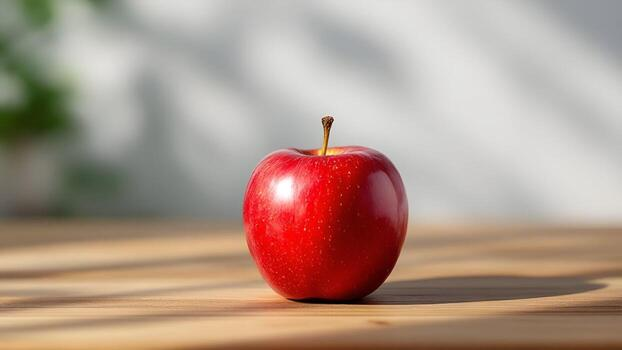
#> input picture Task_9/1.jpg, 622 x 350 px
$ python Task_9.py
#> lines starting #> are read from the running program, lines starting #| are printed output that depends on the picture; after the words box and inside, x2 and y2 are one past the last pixel; in counts of white or black regions, pixels touching at a corner belong together
import cv2
import matplotlib.pyplot as plt
import numpy as np


K_NOISE_SIZE = (5, 5)
K_HOLE_SIZE = (11, 11)
IMAGE_PATH = "1.jpg"


def validate(mask_img, stage_name):

    total_pixels = mask_img.size
    white_pixels = cv2.countNonZero(mask_img)
    coverage = (white_pixels / total_pixels) * 100

    contours, _ = cv2.findContours(
        mask_img, cv2.RETR_EXTERNAL, cv2.CHAIN_APPROX_SIMPLE
    )
    num_regions = len(contours)

    print(f"[{stage_name:20s}] White Px: {white_pixels:6d} | Coverage: {coverage:5.1f}% | Regions: {num_regions}")
    return num_regions


def run_part_a():
    img = cv2.imread(IMAGE_PATH)
#> img is the input picture: shape (350, 622, 3); mean B, G, R 137.9, 151.7, 175.4
    gray = cv2.cvtColor(img, cv2.COLOR_BGR2GRAY)
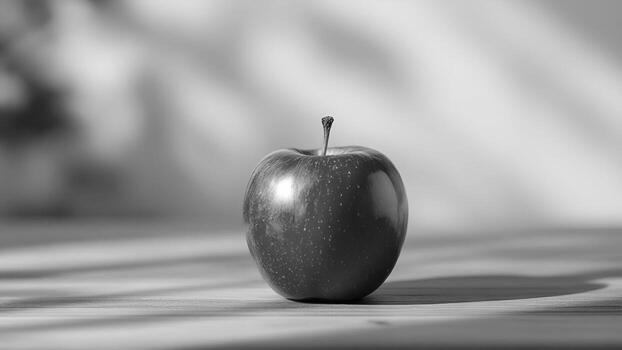
#> gray: shape (350, 622); min 1, max 255, mean 157.2


    _, mask = cv2.threshold(gray, 0, 255, cv2.THRESH_BINARY_INV + cv2.THRESH_OTSU)
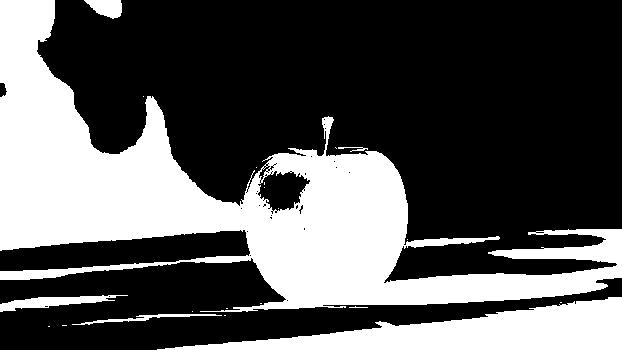
#> mask: shape (350, 622); 33.9% white; 21 white regions (14 under 20 px), largest, box (x1, y1, x2, y2) and area: (0, 0, 622, 312) 60447, (157, 297, 622, 350) 11523, (0, 295, 128, 312) 925

    rect_kernel = cv2.getStructuringElement(cv2.MORPH_RECT, (3, 3))
    ellipse_kernel = cv2.getStructuringElement(cv2.MORPH_ELLIPSE, (5, 5))

    rect_ops = [
        cv2.erode(mask, rect_kernel),
        cv2.dilate(mask, rect_kernel),
        cv2.morphologyEx(mask, cv2.MORPH_OPEN, rect_kernel),
        cv2.morphologyEx(mask, cv2.MORPH_CLOSE, rect_kernel)
    ]

    ellipse_ops = [
        cv2.erode(mask, ellipse_kernel),
        cv2.dilate(mask, ellipse_kernel),
        cv2.morphologyEx(mask, cv2.MORPH_OPEN, ellipse_kernel),
        cv2.morphologyEx(mask, cv2.MORPH_CLOSE, ellipse_kernel)
    ]

    fig, axes = plt.subplots(2, 4, figsize=(16, 8))
    op_names = ["Erosion", "Dilation", "Opening", "Closing"]

    for col in range(4):
        axes[0, col].imshow(rect_ops[col], cmap="gray")
        axes[0, col].set_title(f"3x3 RECT | {op_names[col]}")
        axes[0, col].axis("off")

        axes[1, col].imshow(ellipse_ops[col], cmap="gray")
        axes[1, col].set_title(f"5x5 ELLIPSE | {op_names[col]}")
        axes[1, col].axis("off")

    plt.tight_layout()
    plt.savefig("part_a_morph_grid.png", dpi=150)
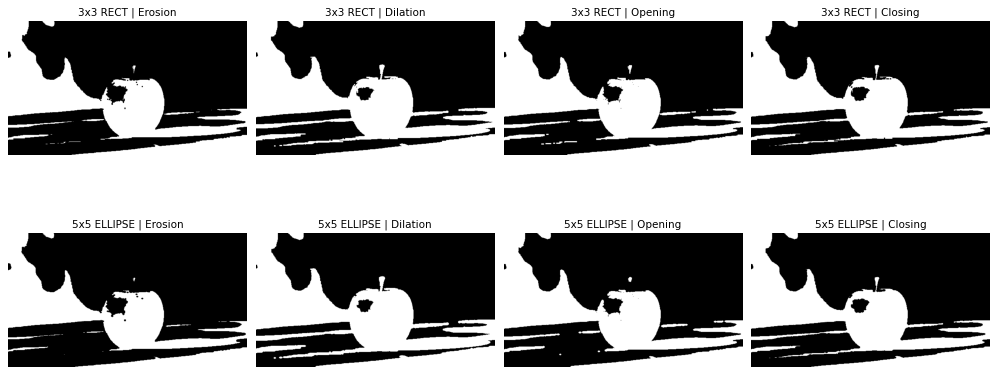
#> figure drawn by matplotlib, 8 panels
    plt.show()

    gradient = cv2.morphologyEx(mask, cv2.MORPH_GRADIENT, rect_kernel)
#> gradient: shape (350, 622); 5.2% white in thin lines or dots
    overlay = img.copy()
    overlay[gradient > 0] = [0, 255, 0]
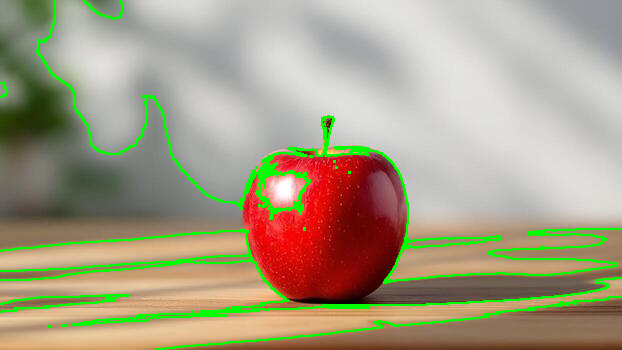
#> overlay: shape (350, 622, 3); 5.17% of pixels changed, all inside (x1, y1, x2, y2) = (0, 0, 622, 350)

    fig, axes = plt.subplots(1, 3, figsize=(15, 5))
    axes[0].imshow(mask, cmap="gray"); axes[0].set_title("Binary Mask"); axes[0].axis("off")
    axes[1].imshow(gradient, cmap="gray"); axes[1].set_title("Gradient Border"); axes[1].axis("off")
    axes[2].imshow(cv2.cvtColor(overlay, cv2.COLOR_BGR2RGB)); axes[2].set_title("Green Overlay"); axes[2].axis("off")
    plt.tight_layout()
    plt.savefig("part_a_gradient_overlay.png", dpi=150)
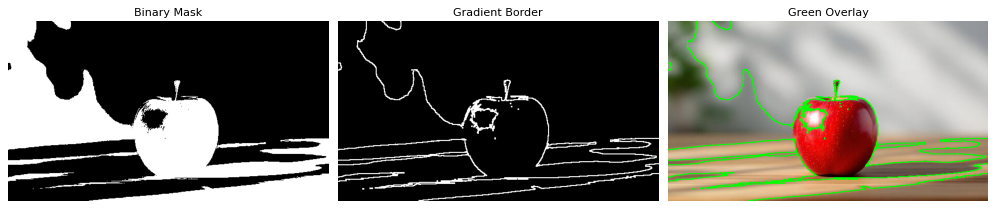
#> figure drawn by matplotlib, 3 panels
    plt.show()

    tophat = cv2.morphologyEx(gray, cv2.MORPH_TOPHAT, cv2.getStructuringElement(cv2.MORPH_RECT, (15, 15)))
    blackhat = cv2.morphologyEx(gray, cv2.MORPH_BLACKHAT, cv2.getStructuringElement(cv2.MORPH_RECT, (15, 15)))
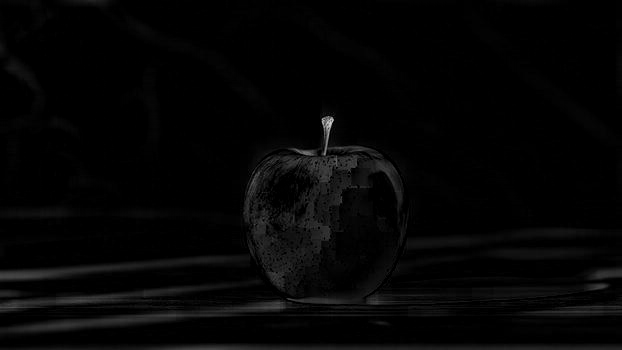
#> blackhat: shape (350, 622); min 0, max 207, mean 4.8

    fig, axes = plt.subplots(1, 3, figsize=(15, 5))
    axes[0].imshow(gray, cmap="gray"); axes[0].set_title("Grayscale Input"); axes[0].axis("off")
    axes[1].imshow(tophat, cmap="gray"); axes[1].set_title("Top-Hat (Bright Details)"); axes[1].axis("off")
    axes[2].imshow(blackhat, cmap="gray"); axes[2].set_title("Black-Hat (Dark Details)"); axes[2].axis("off")
    plt.tight_layout()
    plt.savefig("part_a_hat_transforms.png", dpi=150)
    plt.show()


def run_part_b():
    img = cv2.imread(IMAGE_PATH)
    blurred = cv2.GaussianBlur(img, (5, 5), 0)
    hsv = cv2.cvtColor(blurred, cv2.COLOR_BGR2HSV)
#> hsv: shape (350, 622, 3); mean H, S, V 32.2, 60.9, 176.8

    lower_r1, upper_r1 = np.array([0, 100, 50]), np.array([10, 255, 255])
    lower_r2, upper_r2 = np.array([160, 100, 50]), np.array([179, 255, 255])
    raw_mask = cv2.bitwise_or(cv2.inRange(hsv, lower_r1, upper_r1), cv2.inRange(hsv, lower_r2, upper_r2))
#> raw_mask: shape (350, 622); 9.5% white; 24 white regions (21 under 20 px), largest, box (x1, y1, x2, y2) and area: (242, 147, 408, 312) 20507, (295, 342, 304, 350) 43, (327, 118, 332, 128) 35

    k_open = cv2.getStructuringElement(cv2.MORPH_ELLIPSE, K_NOISE_SIZE)
    mask_open = cv2.morphologyEx(raw_mask, cv2.MORPH_OPEN, k_open, iterations=2)
#> mask_open: shape (350, 622); 9.2% white; 1 white region, box (x1, y1, x2, y2) and area: (242, 149, 408, 306) 19982

    k_close = cv2.getStructuringElement(cv2.MORPH_ELLIPSE, K_HOLE_SIZE)
    mask_clean = cv2.morphologyEx(mask_open, cv2.MORPH_CLOSE, k_close, iterations=2)
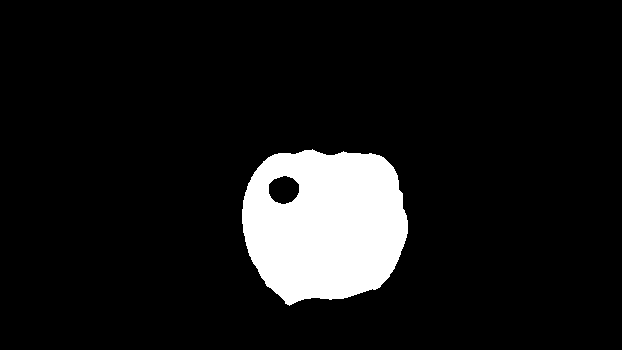
#> mask_clean: shape (350, 622); 9.3% white; 1 white region


    print("\n--- Part B Pipeline Validation ---")
    reg_raw = validate(raw_mask, "Raw Mask")
#> in validate, `white_pixels = cv2.countNonZero(mask_img)`: white_pixels = 20688
#> in validate, `coverage = (white_pixels / total_pixels) * 100`: coverage = 9.5
#> in validate, `contours, _ = cv2.findContours( mask_img, cv2.RETR_EXTERNAL, cv2.CHAIN..`: contours = 24 contours, 21 with area under 20; largest, box (x1, y1, x2, y2) and area: (242, 147, 408, 312) 20968, (295, 342, 304, 350) 30, (327, 118, 332, 128) 23
#> in validate, `num_regions = len(contours)`: num_regions = 24
#| [Raw Mask            ] White Px:  20688 | Coverage:   9.5% | Regions: 24
#> reg_raw = 24
    reg_open = validate(mask_open, "After Opening")
#> in validate (call 2), `contours, _ = cv2.findContours( mask_img, cv2.RETR_EXTERNAL, cv2.CHAIN..`: contours = 1 contour; box (x1, y1, x2, y2) and area: (242, 149, 408, 306) 20436
#| [After Opening       ] White Px:  19982 | Coverage:   9.2% | Regions: 1
#> reg_open = 1
    reg_clean = validate(mask_clean, "After Closing")
#> in validate (call 3), `contours, _ = cv2.findContours( mask_img, cv2.RETR_EXTERNAL, cv2.CHAIN..`: contours = 1 contour; box (x1, y1, x2, y2) and area: (242, 149, 408, 306) 20640
#| [After Closing       ] White Px:  20234 | Coverage:   9.3% | Regions: 1
#> reg_clean = 1

    fig, axes = plt.subplots(1, 3, figsize=(15, 5))
    stages = [raw_mask, mask_open, mask_clean]
    titles = ["Raw Mask", "After Opening (5x5)", "After Closing (11x11)"]

    for ax, m, t in zip(axes, stages, titles):
        ax.imshow(m, cmap="gray")
        ax.set_title(t)
        ax.axis("off")
#> this loop made 3 passes
#> t on passes 1 to 3: 'Raw Mask', 'After Opening (5x5)', 'After Closing (11x11)'

    plt.tight_layout()
    plt.savefig("mask_cleanup.png", dpi=150, bbox_inches="tight")
    plt.show()

if __name__ == "__main__":
    run_part_a()
    run_part_b()
